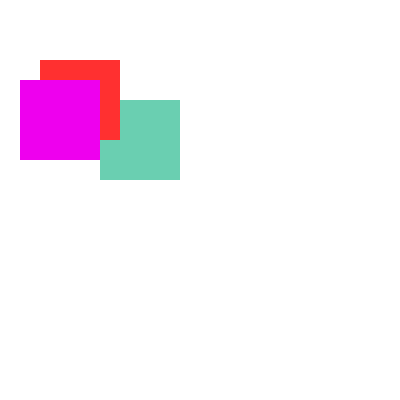
Frame 1 (no input)
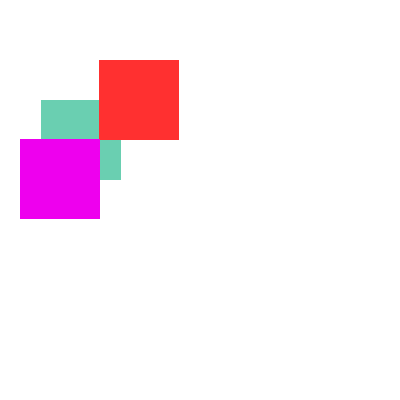
Frame 60 (the mouse pressed at the canvas centre just before this capture)
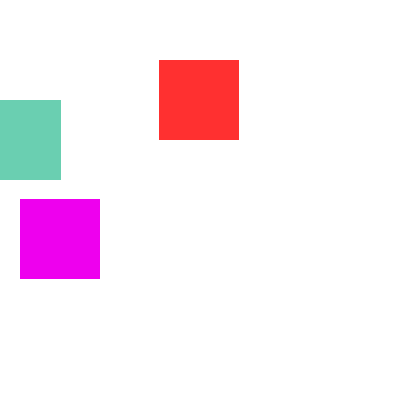
Frame 120 (the mouse held since frame 60 and released just before this capture)

The Processing sketch that drew these frames (run headless with seeded random() and noise(); from frame 60 on, the mouse is pressed at the canvas centre):

// Processing sketch: sketch_1_1
// ── sketch_1_1.pde
//exercise 1
int i,j,k;
int squareHeight =80;
int squareWeight = 80;
void setup()
{
  size(400,400);
  noStroke();
  fill(255,204,0);
  i=100;//changing x -axis of first rectangle
  j = 40;//changing x-axis of second rectangle
  k =80; // chaning y-axis of third rectangle

}
void draw()
{
    background(255);
  // <- left
  fill(#6acfb1);
  rect(i--,100,squareHeight,squareWeight);
  //-> right
  fill(#FF3030);
  rect(j++,60,squareHeight,squareWeight);
  // down
  fill(#EE00EE);
  rect(20,k++,squareHeight,squareWeight);
}
